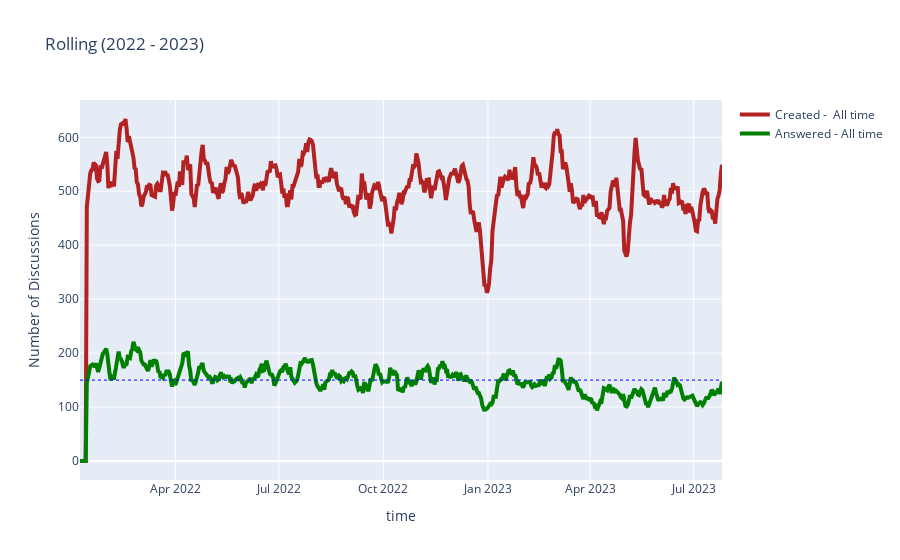

Write notebook code for a chart like this one.
### Code cell
fig = go.Figure()

fig.add_trace(go.Scatter(x=formated_qas_feitas_dataframe["data_post"], y=formated_qas_feitas_dataframe["soma"], name="Created -  All time",
                         line=dict(color='firebrick', width=4)))


fig.add_trace(go.Scatter(x=formated_qas_answered_dataframe["data_answered"], y=formated_qas_answered_dataframe["soma"], name="Answered - All time",
                         line=dict(color='green', width=4)))


#linha em 150
fig.add_trace(go.Scatter(x=formated_qas_answered_dataframe["data_answered"], y=value_150, name="Constante 150", showlegend=False,
                         line=dict(color='blue', width=1,dash="dot")))

fig.update_layout(title='Rolling (2022 - 2023)', xaxis_title ="time", yaxis_title="Number of Discussions")
fig.show()

### Figure 1 — Plotly figure (JSON) as saved in the notebook; plotly's stock layout.template omitted (floating-point values rounded to 4 significant figures; data arrays with more than 128 entries replaced by an {"elided": "..."} marker saying what was removed)
{"data": [{"line": {"color": "firebrick", "width": 4}, "name": "Created -  All time", "type": "scatter", "x": {"elided": "566 str values"}, "y": {"elided": "566 int values"}}, {"line": {"color": "green", "width": 4}, "name": "Answered - All time", "type": "scatter", "x": {"elided": "566 str values"}, "y": {"elided": "566 int values"}}, {"line": {"color": "blue", "dash": "dot", "width": 1}, "name": "Constante 150", "showlegend": false, "type": "scatter", "x": {"elided": "566 str values"}, "y": {"elided": "566 int values"}}], "layout": {"title": {"text": "Rolling (2022 - 2023)"}, "xaxis": {"title": {"text": "time"}}, "yaxis": {"title": {"text": "Number of Discussions"}}}}
